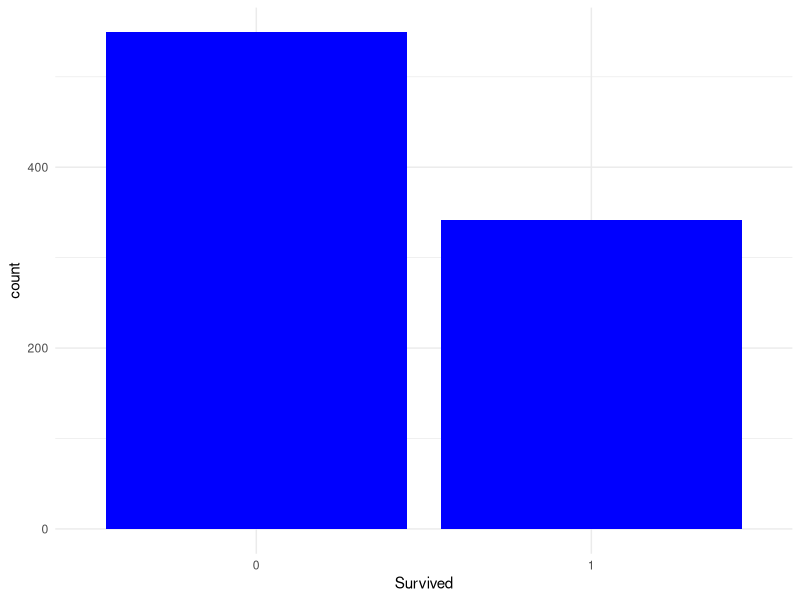
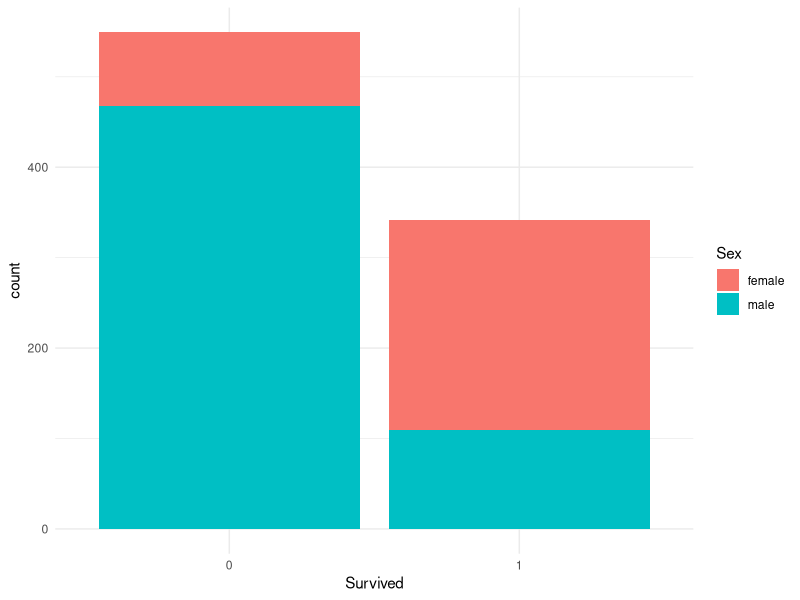
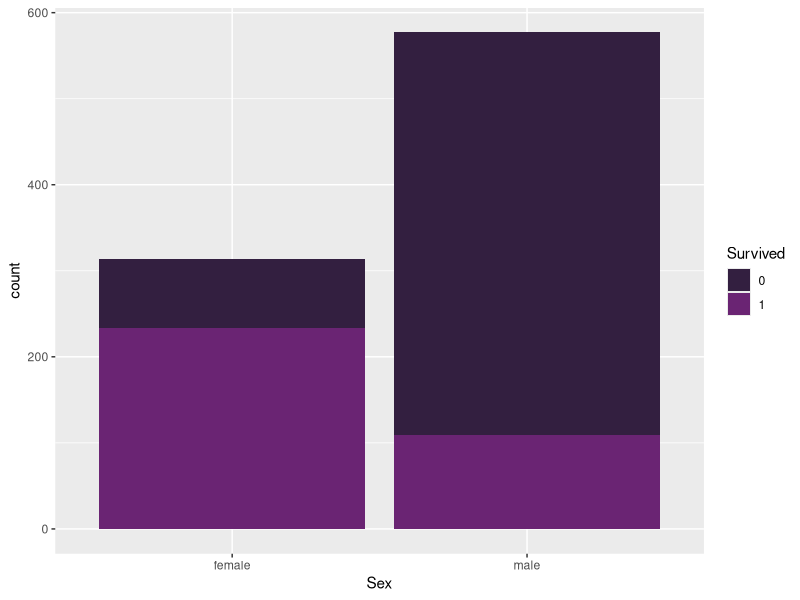

These figures' R source, in order:
titanic <- read.table(file = "titanic.txt", sep = ",", header = TRUE)
library(ggplot2)
titanic <- titanic[,-c(1,9:12)]
str(titanic)

titanic$Survived <- as.factor(titanic$Survived)
titanic$Pclass <- as.factor(titanic $Pclass)
titanic$Sex <- as.factor(titanic $Sex)

summary(titanic)

ggplot(data = titanic, aes(x = Survived))+
  geom_bar(fill = "blue")+
  theme_minimal()

ggplot(data = titanic, aes(x = Survived, fill = Sex))+
  geom_bar()+
  theme_minimal()


ggplot(data = titanic, aes(fill = Survived, x = Sex))+geom_bar()+
  scale_fill_manual(values = c("0" = "#331F40", "1" = "#6A2473"))


